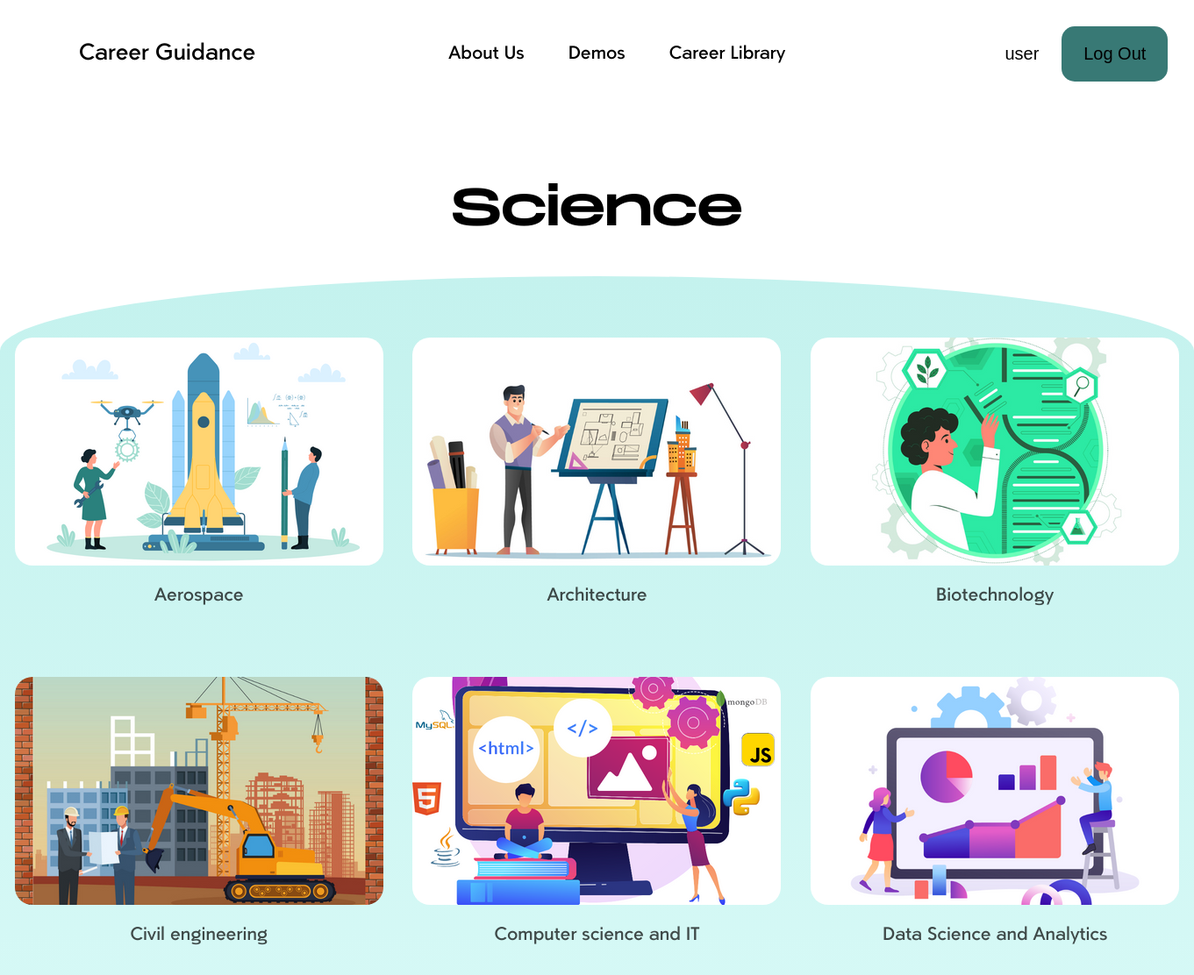
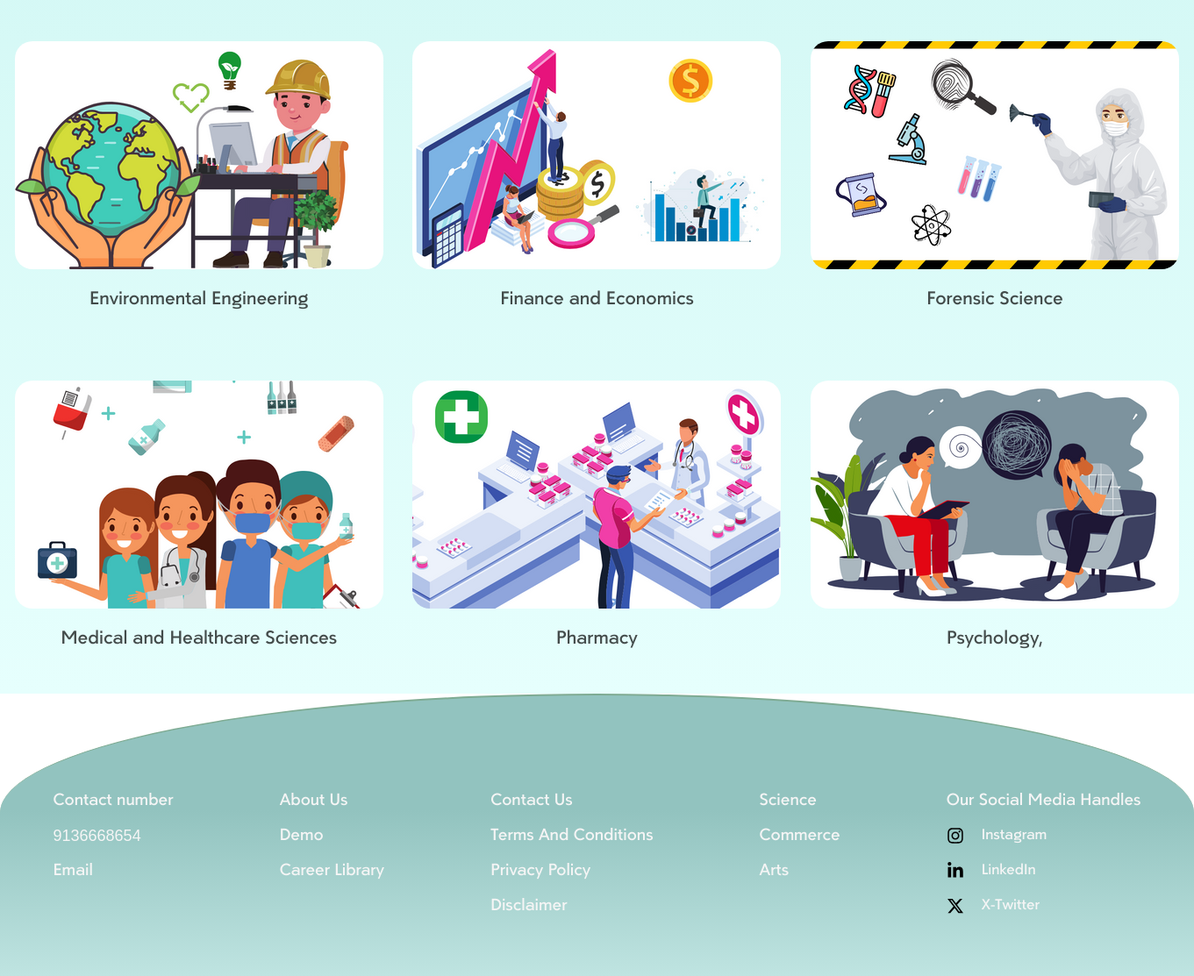
Page /stream/1 (signed in) on the committed database (2 pictures, top to bottom).
### app/models.py (models this page shows, shortened)
class Gallery(models.Model):
    BRANCH_CHOICES = (
        ('Science', 'science'),
        ('Commerce', 'commerce'),
        ('Arts', 'arts'),
    )
    title = models.CharField(max_length=100)
    image = models.ImageField(upload_to='static/media')
    branch = models.CharField(max_length=100, choices=BRANCH_CHOICES, default='science')

### app/views.py (the view)
# urls.py: path('stream/<id>', views.stream, name='stream'),
def stream(request, id):
    stream = ""
    if id == '1':
        stream = "Science"
    elif id == '2':
        stream = 'Commerce'
    elif id == '3':
        stream = 'Arts'
    gallery_objects = Gallery.objects.filter(branch=stream)
    context = {
        'stream': stream,
        'gallery_object': gallery_objects,
    }
    return render(request, 'stream.html', context)

### templates/stream.html (shortened to what this page needs)
<!DOCTYPE html>
<html lang="en">
<head>
    <link rel="stylesheet" href="../static/css/science.css">
</head>
<body>
    <div class="container3-1">
        <div class="navbar">
            <div class="left-header">
                    <a href="{% url 'home' %}">
                        <p>Career Guidance</p>
                    </a>
            </div>
            <div class="center-menu">
                <div class="list-1">
                    <ul class="list1-1-1">
                        <li class="list1-1">About Us</li>
                        <li class="list1-1">Demos</li>
                        <li class="list1-1">
                            <a href="{% url 'careerLibrary' %}"> Career Library </a>
                        </li>
                    </ul>
                </div>
            </div>
            <div class="login-details">
                <button> {{ user }} </button>
                <button class="lgin">
                    <a href="{% url 'logout_view' %}">
                        Log Out
                    </a>
                </button>
            </div>
        </div>
        <div class="science">
            <div class="head">
                {{stream}}
            </div>
        </div>
        <div class="sci-career-option">
            <div class="grid">
                {% for gallery_obj in gallery_object %}
                <div class="grid1">
                    <img src="{{ gallery_obj.image.url }}" alt="{{ gallery_obj.title }}" class="pics">
                    <a href="{% url 'error' %}">
                        <p class="para">{{ gallery_obj.title }}</p>
                    </a>
                </div>
                {% endfor%}
            </div>
        </div>
    </div>
    <div class="footer">
        <div class="contact">
            <p>Contact number</p>
            <p class="no">9136668654</p>
            <p>Email</p>
        </div>
        <div class="menu">
            <ul class="list1">
                <li>About Us</li>
                <li>Demo</li>
                <li>Career Library</li>
            </ul>
        </div>
        <div class="policy">
            <ul class="list2">
                <li>Contact Us</li>
                <li>Terms And Conditions</li>
                <li>Privacy Policy</li>
                <li>Disclaimer</li>
            </ul>
        </div>
        <div class="career-options">
            <ul class="list3">
                <li>Science</li>
                <li>Commerce</li>
                <li>Arts</li>
            </ul>
        </div>
        <div class="social">
            <p>Our Social Media Handles</p>
            <ul class="list4">
                <li class="list4-1"><img src="../static/img/instagram.svg" width="20px" height="20px" alt="">
                <p>Instagram</p></li>
                <li class="list4-1"><img src="../static/img/linkedin-in.svg" width="20px" height="20px" alt="">
                <p>LinkedIn</p></li>
                <li class="list4-1"><img src="../static/img/x-twitter.svg" width="20px" height="20px" alt="">
                <p>X-Twitter</p></li>
            </ul>
        </div>
    </div>
</body>
</html>

### static/css/science.css (style rules this page uses)
* { padding: 0px; margin: 0px; }
.list1-1 { list-style-type: none; }
.navbar { font-family: paloseco-medium; padding: 10px 10px; display: flex; align-items: center; font-size: 20px; }
.left-header { position: relative; left: 80px; font-size: 25px; }
.center-menu { position: relative; left: 300px; }
.login-details { position: relative; left: 550px; }
.lgin { padding: 20px 25px; color: white; background-color:#387975 ; border-radius: 15px; margin: 20px; }
.list1-1-1 { display: flex; gap: 50px; }
button { background-color: transparent; border: none; font-size: 20px; }
.science { margin-block: 80px 40px; display: flex; justify-content: center; font-size: 60px ; font-family:monument-regular ; }
.grid { display: grid; grid-template-columns: 1fr 1fr 1fr; justify-items: center; text-align: center; font-size: 20px; font-family: paloseco-medium; row-gap: 80px; }
.para { margin-top: 15px; opacity: .7; }
.pics { border-radius: 20px; }
.sci-career-option { padding-bottom: 50px; border-radius: 800px 800px 0px 0px/ 100px; padding-top: 70px; background: linear-gradient(180deg, rgba(196, 242, 238, 1) 0%, rgba(230, 255, 253, 1) 100%); }
.footer { display: flex; border-top:2px solid rgb(126, 171, 147); border-radius: 2000px 2000px 0px 0px/ 400px ; background: linear-gradient(180deg, rgba(146, 195, 191, 1) 41%, rgba(191, 228, 225, 1) 100%); color: whitesmoke; font-family:paloseco-medium; justify-content: space-around; line-height: 40px; font-size: 18px; padding-block: 100px 60px; }
li { list-style-type: none; }
.no { font-family:'Franklin Gothic Medium', 'Arial Narrow', Arial, sans-serif; }
.list4-1 { display: flex; font-size: 16px; align-items: center; gap: 20px; }
a { text-decoration: none; color: black; }

### rows in the picture
Gallery: image (picture), title "Aerospace"
Gallery: image (picture), title "Architecture"
Gallery: image (picture), title "Biotechnology"
Gallery: image (picture), title "Civil engineering"
Gallery: image (picture), title "Computer science and IT"
Gallery: image (picture), title "Data Science and Analytics"
Gallery: image (picture), title "Environmental Engineering"
Gallery: image (picture), title "Finance and Economics"
Gallery: image (picture), title "Forensic Science"
Gallery: image (picture), title "Medical and Healthcare Sciences"
Gallery: image (picture), title "Pharmacy"
Gallery: image (picture), title "Psychology,"

### other values in the picture
{{ user }} "user"
{{ stream }} "Science"
